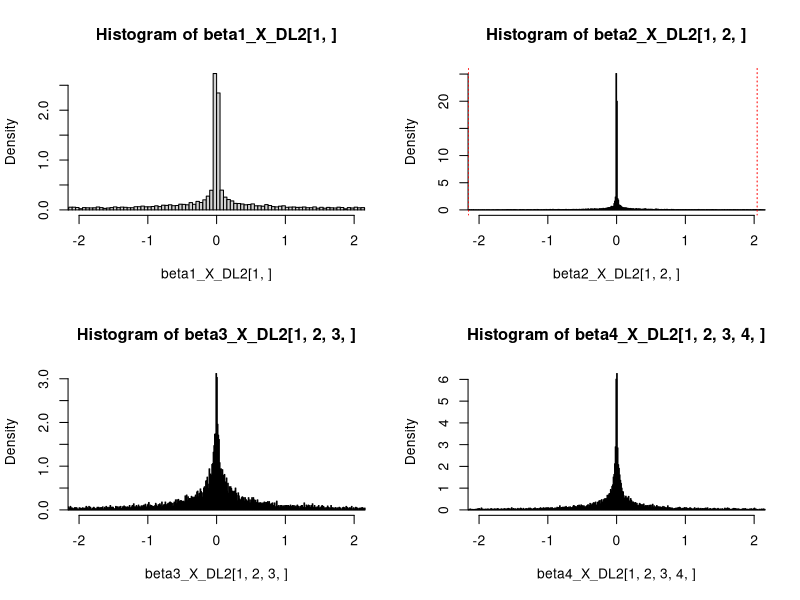
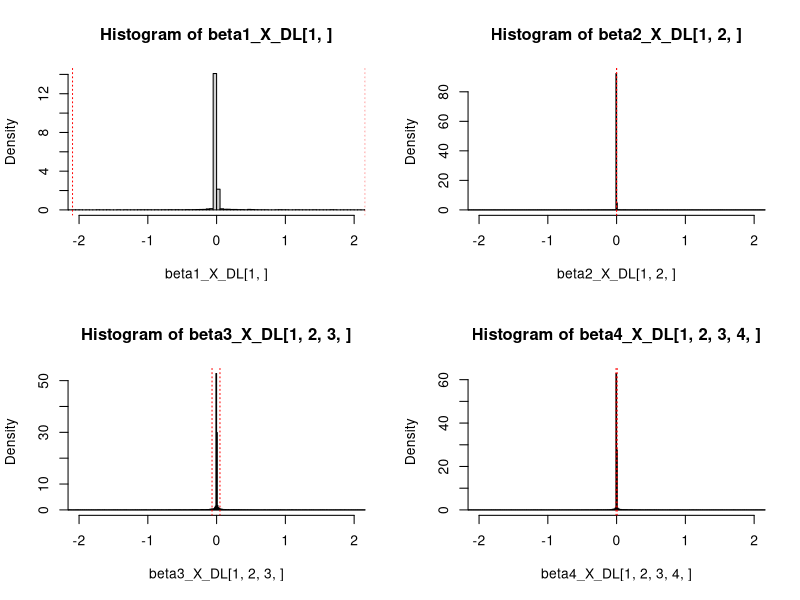

Generate these figures, in order, with R: (Note: this script raises an error after producing the figures.)
### Generate distribution from the prior up to 4-th order interactions
library(MCMCpack)


S = 10000
k = 5
p = 10

# Parameters for dirichlet laplace
a_DL = 1/(p*k)
a_DL2 = 1/k
as = 1; bs = 0.3
# Storage
beta1_X_DL = beta1_X_DL2 =  matrix(0,p,S)
beta2_X_DL = beta2_X_DL2 = array(0,c(p,p,S))
beta3_X_DL = beta3_X_DL2 = array(0,c(1,2,3,S))
beta4_X_DL = beta4_X_DL2 = array(0,c(1,2,3,4,S))


for (i in 1:S){
   
   Lambda_DL = Lambda_DL2 = matrix(0,p,k)
   ps = rgamma(p,as,bs)
   for(j in 1:p){
      phi_DL = rdirichlet(1, rep(a_DL,p))
      phi_DL2 = rdirichlet(1, rep(a_DL2,p))
      for(h in 1:k){
         
         #Dirichlet-Laplace
         psi = rexp(1,0.5)
         tau_DL = rgamma(1,p*a_DL,0.5)
         tau_DL2 = rgamma(1,p*a_DL2,0.5)
         Lambda_DL[j,h] = rnorm(1,0,tau_DL*phi_DL[j]*sqrt(psi))
         Lambda_DL2[j,h] = rnorm(1,0,tau_DL2*phi_DL2[j]*sqrt(psi))
      }
   }
   
   omega1 = rnorm(k,0,10)
   omega2 = rnorm(k,0,10)
   omega3 = rnorm(k,0,10)
   omega4 = rnorm(k,0,10)
   
   A_DL = solve(t(Lambda_DL)%*%diag(ps)%*%Lambda_DL + 
                   diag(k))%*%t(Lambda_DL)%*%diag(ps)
   A_DL2 = solve(t(Lambda_DL2)%*%diag(ps)%*%Lambda_DL2 + 
                    diag(k))%*%t(Lambda_DL2)%*%diag(ps)
   
   beta1_X_DL[,i] = t(A_DL)%*%omega1 + 3*diag(1/ps)%*%t(A_DL)%*%omega3
   beta1_X_DL2[,i] = t(A_DL2)%*%omega1 + 3*diag(1/ps)%*%t(A_DL2)%*%omega3
   
   beta2_X_DL[,,i] = 2*t(A_DL)%*%diag(omega2)%*%A_DL + 
      6*diag(1/ps)%*%t(A_DL)%*%diag(omega2)%*%A_DL
   beta2_X_DL2[,,i] = 2*t(A_DL2)%*%diag(omega2)%*%A_DL2 + 
      6*diag(1/ps)%*%t(A_DL2)%*%diag(omega2)%*%A_DL2
   
   beta3_X_DL[1,2,3,i] = 6*sum(omega3*A_DL[1,]*A_DL[2,]*A_DL[3,])
   beta3_X_DL2[1,2,3,i] = 6*sum(omega3*A_DL2[1,]*A_DL2[2,]*A_DL2[3,])
   
   beta4_X_DL[1,2,3,4,i] = 24*sum(omega4*A_DL[1,]*A_DL[2,]*
                                     A_DL[3,]*A_DL[4,])
   beta4_X_DL2[1,2,3,4,i] = 24*sum(omega4*A_DL2[1,]*A_DL2[2,]*
                                      A_DL2[3,]*A_DL2[4,])
   
   
   if (i%%500==0){
      print(i)
   }
}


# DL
# > means heavier above
# tails_DL_a=1/(p*k) > tails_DL_a=1/p > tails_Sparse > tails_DL_a=1/2
xlim = c(-2,2)
par(mfrow = c(2,2))

hist(beta1_X_DL2[1,],freq = F,breaks = seq(-1000,1000,by =0.05),xlim = xlim)
abline(v = quantile(beta1_X_DL2[1,],probs = c(0.05,0.95)),col="red",lty="dotted")
hist(beta2_X_DL2[1,2,],freq = F,breaks = seq(-1000,1000,by =0.01),xlim = xlim)
abline(v = quantile(beta2_X_DL2[1,2,],probs = c(0.05,0.95)),col="red",lty="dotted")
hist(beta3_X_DL2[1,2,3,],freq = F,breaks = seq(-1000,1000,by =0.01),xlim = xlim)
abline(v = quantile(beta3_X_DL2[1,2,3,],probs = c(0.05,0.95)),col="red",lty="dotted")
hist(beta4_X_DL2[1,2,3,4,],freq = F,breaks = seq(-1000,1000,by =0.01),xlim = xlim)
abline(v = quantile(beta4_X_DL2[1,2,3,4,],probs = c(0.05,0.95)),col="red",lty="dotted")




hist(beta1_X_DL[1,],freq = F,breaks = seq(-1000,1000,by =0.05),xlim = xlim)
abline(v = quantile(beta1_X_DL[1,],probs = c(0.05,0.95)),col="red",lty="dotted")
hist(beta2_X_DL[1,2,],freq = F,breaks = seq(-1000,1000,by =0.01),xlim = xlim)
abline(v = quantile(beta2_X_DL[1,2,],probs = c(0.05,0.95)),col="red",lty="dotted")
hist(beta3_X_DL[1,2,3,],freq = F,breaks = seq(-1000,1000,by =0.01),xlim = xlim)
abline(v = quantile(beta3_X_DL[1,2,3,],probs = c(0.05,0.95)),col="red",lty="dotted")
hist(beta4_X_DL[1,2,3,4,],freq = F,breaks = seq(-1000,1000,by =0.01),xlim = xlim)
abline(v = quantile(beta4_X_DL[1,2,3,4,],probs = c(0.05,0.95)),col="red",lty="dotted")




# comparison
round(cbind(quantile(beta1_X),quantile(beta1_X_DL)),2)



# the coefficients of quadratic effects has heavier tails than the one of interactions
# both have a spike in zero

# super heavy tails if we do not consider the shrinkage parameters tau
# probabibly the distribution for beta_X and Omega_X is improper
# might be a good prior distribution

eps_seq = seq(1,0.01,by = -0.01)
probs = numeric(length(eps_seq))

for (i in 1:length(eps_seq)){
   epsilon = eps_seq[i]
   probs[i] = mean(Omega_X > -epsilon & Omega_X < epsilon)
   print(i/length(eps_seq))
}

plot(eps_seq,probs)

sigma1 = rgamma(50000,2,1)
sigma2 = 1/sigma1
par(mfrow = c(1,2))
plot(density(sigma1))
plot(density(sigma2))
